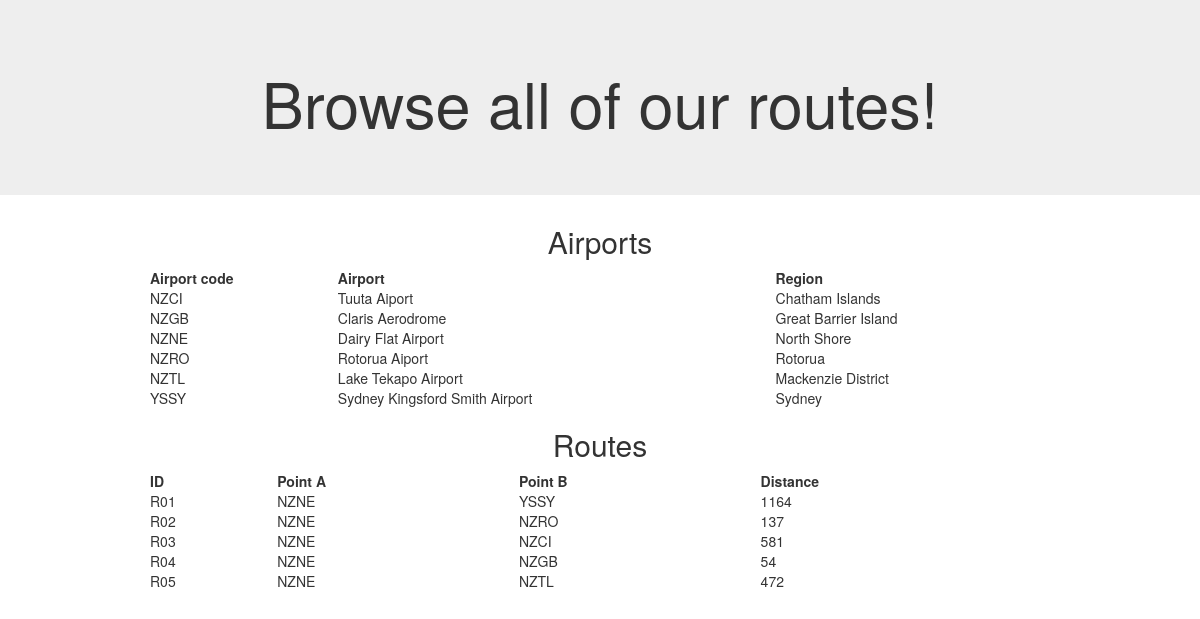
The page /Browse.php on the database its author committed.
### tables this page shows
CREATE TABLE `destinations` (
  `code` varchar(4) NOT NULL,
  `airport` varchar(55) NOT NULL,
  `region` varchar(55) NOT NULL
);

CREATE TABLE `routes` (
  `routeID` varchar(3) NOT NULL,
  `point1` varchar(4) NOT NULL,
  `point2` varchar(4) NOT NULL,
  `distance` float NOT NULL
);

### Browse.php (the view, shortened to what this page needs)
<?php
$hostname = "localhost";
$username = "root";
$password = "";
$connect = mysqli_connect($hostname, $username, $password, "assignment2");
$query = "SELECT * FROM destinations";
$AirportInformation = "";
$route = "";
$temp = $temp1 = mysqli_query($connect, $query);
while($tb1 = mysqli_fetch_array($temp1))
{
    $AirportInformation = $AirportInformation."<tr><td>$tb1[0]</td><td>$tb1[1]</td><td>$tb1[2]</td></tr>";
}
$query = "SELECT * FROM routes";
$temp = $temp1 = mysqli_query($connect, $query);
while($tb2 = mysqli_fetch_array($temp1))
{
    $route = $route."<tr><td>$tb2[0]</td><td>$tb2[1]</td><td>$tb2[2]</td><td>$tb2[3]</td></tr>";
}
?>
<!DOCTYPE html>
<html lang="en">
<head>
    <link rel="stylesheet" href="https://maxcdn.bootstrapcdn.com/bootstrap/3.4.1/css/bootstrap.min.css">
    <link rel="stylesheet" href="StyleSheet.css">
</head>
<body>
<div class="jumbotron text-center">
    <h1>Browse all of our routes!</h1>
</div>
<h2>Airports</h2>
<table style="width:75%" align="center">
    <tr>
        <th>Airport code</th>
        <th>Airport</th>
        <th>Region</th>
    </tr>
    <?php
            echo $AirportInformation;  ?>
</table>
<h2>Routes</h2>
<table style="width:75%" align="center">
    <tr>
        <th>ID</th>
        <th>Point A</th>
        <th>Point B</th>
        <th>Distance</th>
    </tr>
    <?php
    echo $route;  ?>
</table>
</body>
</html>

### StyleSheet.css (style rules this page uses)
h2 { text-align: center; }

### rows shown on the page
destinations: code "NZCI", airport "Tuuta Aiport", region "Chatham Islands"
destinations: code "NZGB", airport "Claris Aerodrome", region "Great Barrier Island"
destinations: code "NZNE", airport "Dairy Flat Airport", region "North Shore"
destinations: code "NZRO", airport "Rotorua Aiport", region "Rotorua"
destinations: code "NZTL", airport "Lake Tekapo Airport", region "Mackenzie District"
destinations: code "YSSY", airport "Sydney Kingsford Smith Airport", region "Sydney"
routes: routeID "R01", point1 "NZNE", point2 "YSSY", distance "1164"
routes: routeID "R02", point1 "NZNE", point2 "NZRO", distance "137"
routes: routeID "R03", point1 "NZNE", point2 "NZCI", distance "581"
routes: routeID "R04", point1 "NZNE", point2 "NZGB", distance "54"
routes: routeID "R05", point1 "NZNE", point2 "NZTL", distance "472"
